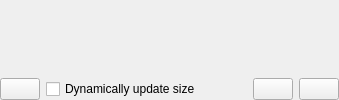
       <widget class="QWidget" name="plot_stackpage">
        <layout class="QGridLayout" name="gridLayout_5">
         <property name="leftMargin">
          <number>0</number>
         </property>
         <property name="topMargin">
          <number>0</number>
         </property>
         <property name="rightMargin">
          <number>0</number>
         </property>
         <property name="bottomMargin">
          <number>0</number>
         </property>
         <item row="0" column="0">
          <layout class="QGridLayout" name="gridLayout_28">
           <item row="0" column="0" colspan="6">
            <widget class="QWidget" name="plot_qview" native="true">
             <property name="sizePolicy">
              <sizepolicy hsizetype="Preferred" vsizetype="Preferred">
               <horstretch>0</horstretch>
               <verstretch>0</verstretch>
              </sizepolicy>
             </property>
            </widget>
           </item>
           <item row="2" column="2">
            <spacer name="horizontalSpacer">
             <property name="orientation">
              <enum>Qt::Horizontal</enum>
             </property>
             <property name="sizeHint" stdset="0">
              <size>
               <width>40</width>
               <height>20</height>
              </size>
             </property>
            </spacer>
           </item>
           <item row="2" column="4" colspan="2">
            <widget class="QPushButton" name="save_plot_btn">
             <property name="toolTip">
              <string>Export as image</string>
             </property>
             <property name="statusTip">
              <string/>
             </property>
             <property name="whatsThis">
              <string/>
             </property>
             <property name="accessibleDescription">
              <string/>
             </property>
             <property name="text">
              <string/>
             </property>
            </widget>
           </item>
           <item row="2" column="3">
            <widget class="QPushButton" name="save_plot_html_btn">
             <property name="toolTip">
              <string>Export as html</string>
             </property>
             <property name="text">
              <string/>
             </property>
            </widget>
           </item>
           <item row="2" column="0">
            <widget class="QPushButton" name="reload_btn">
             <property name="text">
              <string/>
             </property>
            </widget>
           </item>
           <item row="2" column="1">
            <widget class="QCheckBox" name="live_update_check">
             <property name="text">
              <string>Dynamically update size</string>
             </property>
             <property name="checked">
              <bool>false</bool>
             </property>
            </widget>
           </item>
          </layout>
         </item>
        </layout>
       </widget>
